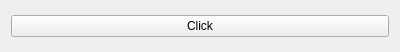
<?xml version="1.0" encoding="UTF-8"?>
<ui version="4.0">
 <class>Widget</class>
 <widget class="QWidget" name="Widget">
  <property name="geometry">
   <rect>
    <x>0</x>
    <y>0</y>
    <width>400</width>
    <height>52</height>
   </rect>
  </property>
  <property name="windowTitle">
   <string>Form</string>
  </property>
  <layout class="QVBoxLayout" name="verticalLayout">
   <item>
    <widget class="QPushButton" name="click_button">
     <property name="text">
      <string>Click</string>
     </property>
    </widget>
   </item>
  </layout>
 </widget>
 <resources/>
 <connections/>
</ui>
